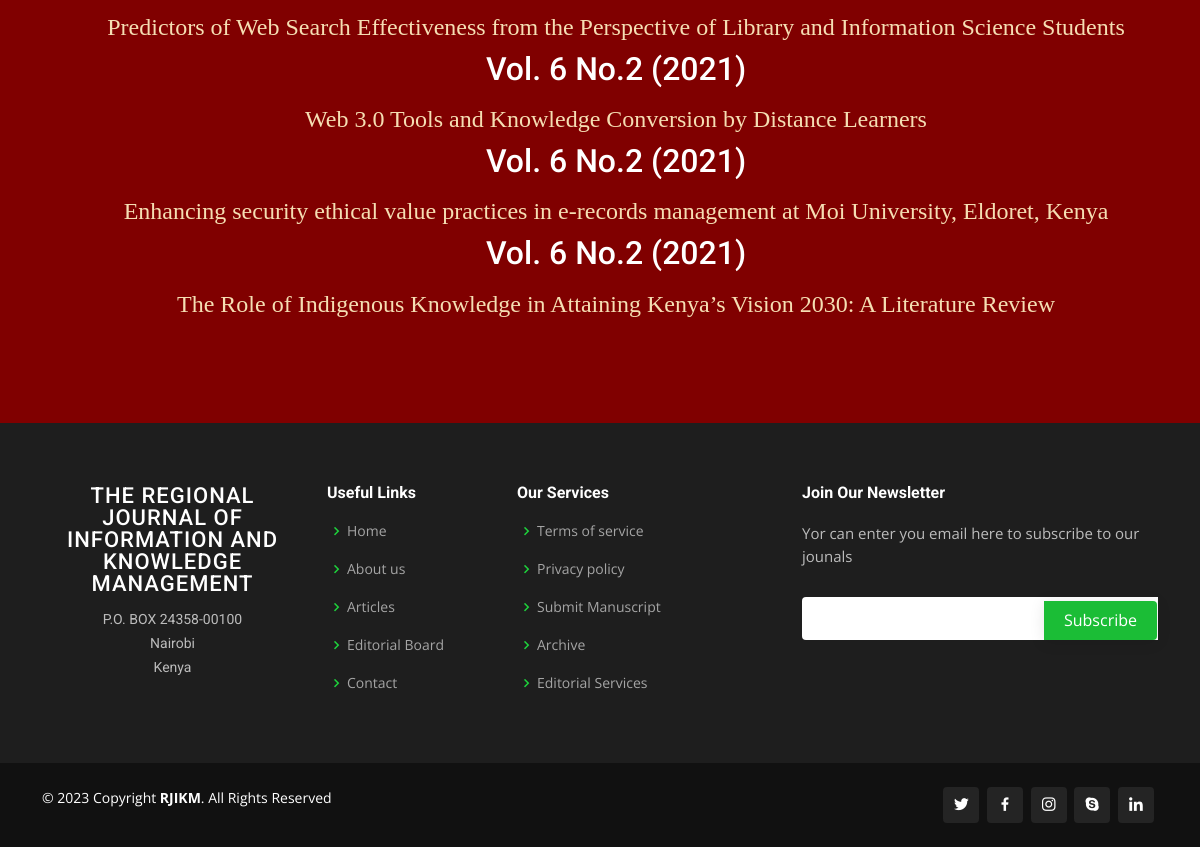
The app's page /rjikm/articles (lower part), older data.
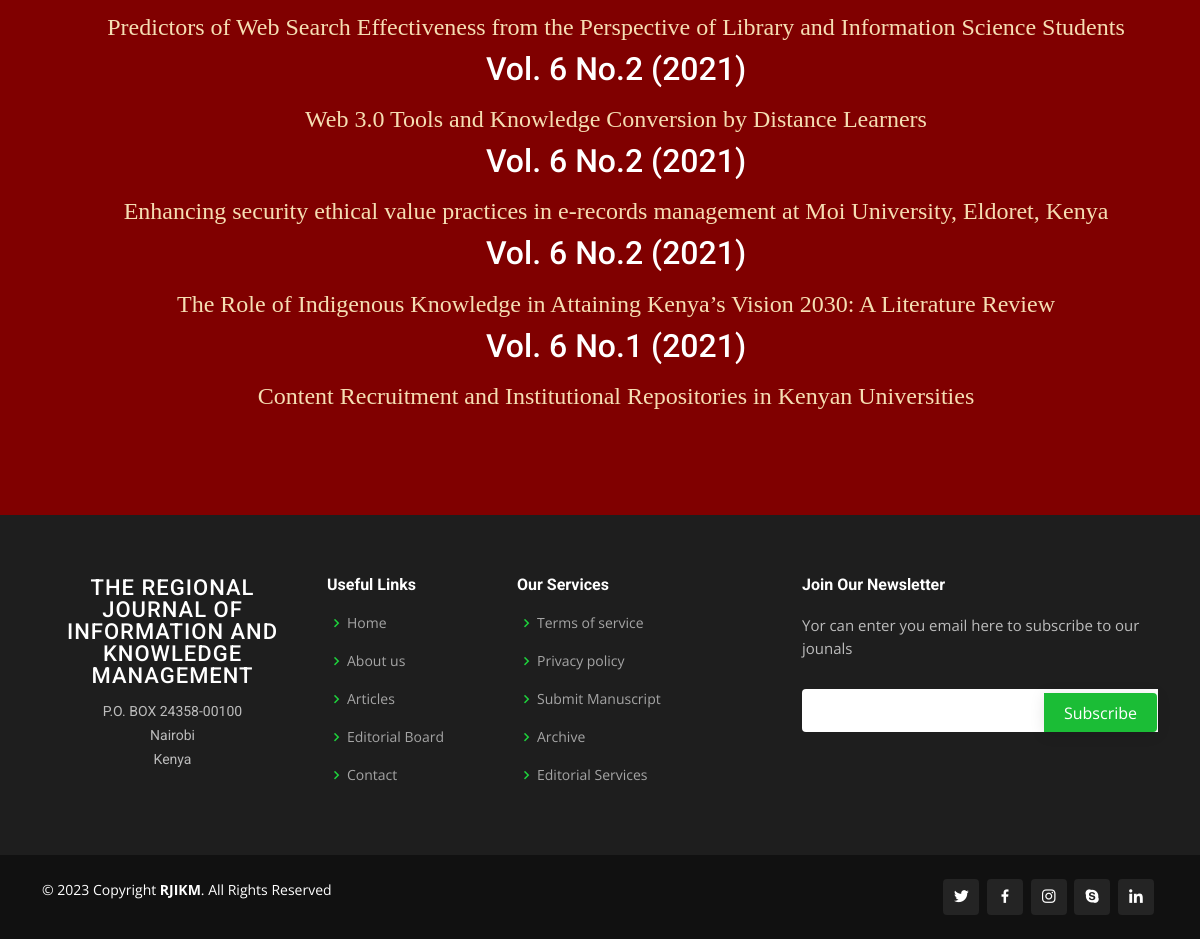
The same page, newer data.
### rjikm/models.py (models this page shows, shortened)
class Article(models.Model):
    volume = models.CharField(max_length=100, default="untitled")
    title = models.CharField(max_length=400, default='Untitled')
    author1 = models.CharField(max_length=100, default='Anonymous')
    university1 = models.CharField(max_length=100, default='Unknown')
    department1 = models.CharField(max_length=100, default='Unknown')
    email1 = models.EmailField(default='anonymous@example.com')
    author2 = models.CharField(max_length=100, default='Anonymous')
    department2 = models.CharField(max_length=100, default='Unknown')
    university2 = models.CharField(max_length=100, default='Unknown')
    email2 = models.EmailField(default='anonymous@example.com')
    author3 = models.CharField(max_length=100, default='Anonymous')
    department3 = models.CharField(max_length=100, default='Unknown')
    university3 = models.CharField(max_length=100, default='Unknown')
    email3 = models.EmailField(default='anonymous@example.com')
    abstract_title = models.CharField(max_length=100, default='Abstract')
    abstract = models.TextField(default='No abstract provided')
    keyword_title = models.CharField(max_length=100, default="Keyword")
    keywords = models.CharField(max_length=200, default='None')
    pdf_doc = models.FileField(upload_to='rjikm/uploads/', default='Untitled')

### rjikm/views.py (the view)
# urls.py: path("articles", views. articles, name="articles"),
def articles(request):
    articles = Article.objects.all()
    return render(request, "rjikm/articles.html", {'articles': articles})

### rjikm/templates/rjikm/articles.html
{% extends "rjikm/layoutarticles.html" %}
{% block body %}
<section style="background-color: maroon; margin:0px 0px 0px 0px; padding: 100px 0px 80px;">
  <div style=" text-align:center; color: white; font-family: Times New Roman, Times, serif; font-size: 24px;">
    <ol style="display: inline-block; text-align: center; list-style: none;">
        {% for article in articles %}
        {% if article.volume == 'Vol. 7 No.1 (2022)'%}
        <h2 style="text-align:center;"> {{article.volume }} </h2>
        <li style="padding: 5px;" >
        <a href="{% url 'vol7articles' %}" style="text-align: left; color: wheat;" target="_blank"> {{article.title}}</a>
        </li>
        {% else %}
        <h2 style="text-align:center;"> {{article.volume }} </h2>
        <li style="padding: 5px;" >
        <a href="{% url 'vol6_no2_articles' %}" style="text-align: left; color: wheat;" target="_blank">{{article.title}}</a>
        </li>
        {% endif %}
        {% endfor %}
      </ol>
  </div>
</section>
{% endblock %}

Row changes from the older to the newer data that the page shows:
added Article: volume "Vol. 6 No.1 (2021)", title "Content Recruitment and Institutional Repositories in Kenyan Universities"
